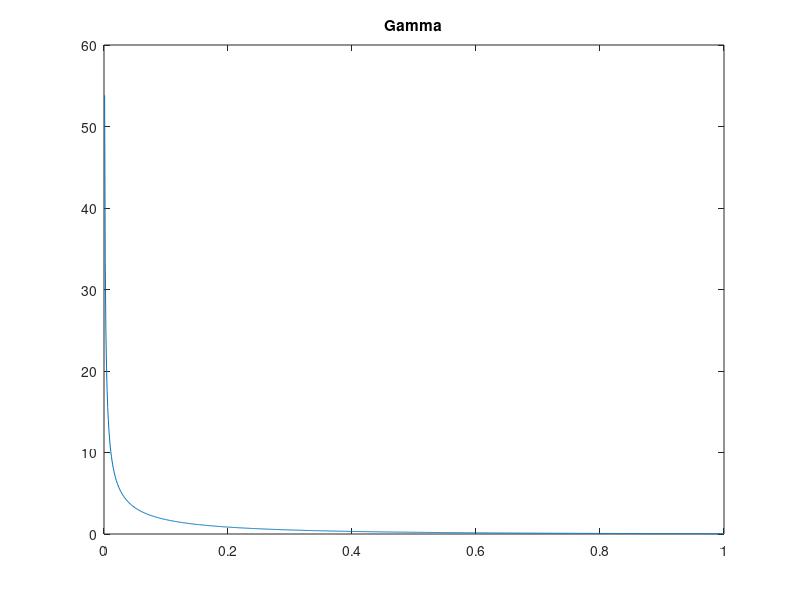
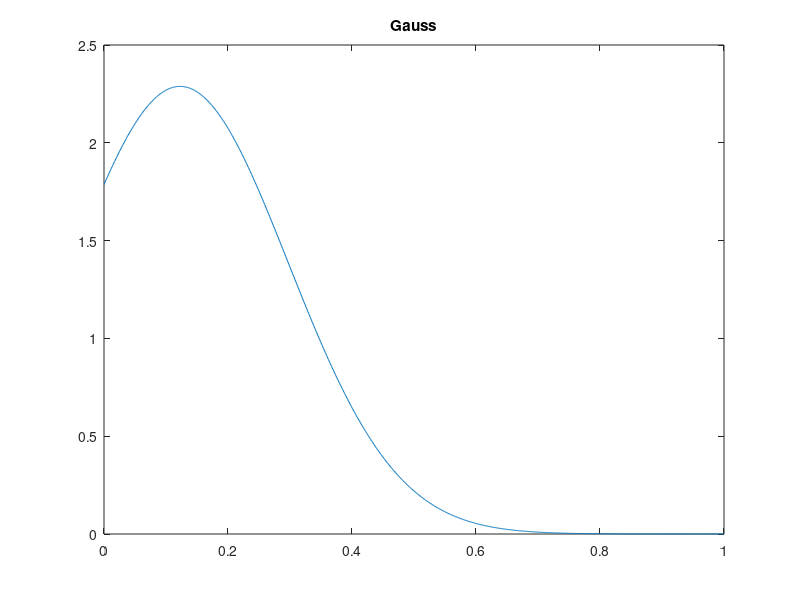

Write the MATLAB code that produced these figures, in order.
Data = normrnd(0,0.3,1000,1);
Data(Data<0) = 0.001;

Z=gamfit(Data); % fitting distribution for shape and scale factor
[muhat,sigmahat] = normfit(Data);
X=0:0.001:1; % Duration of data
pdf=gampdf(X,Z(1),Z(2)); % pdf of the gamma distribution

figure;
plot(X, pdf);
title('Gamma');
figure;
pdf=normpdf(X,muhat,sigmahat); % pdf of the gamma distribution
plot(X, pdf);
title('Gauss');
